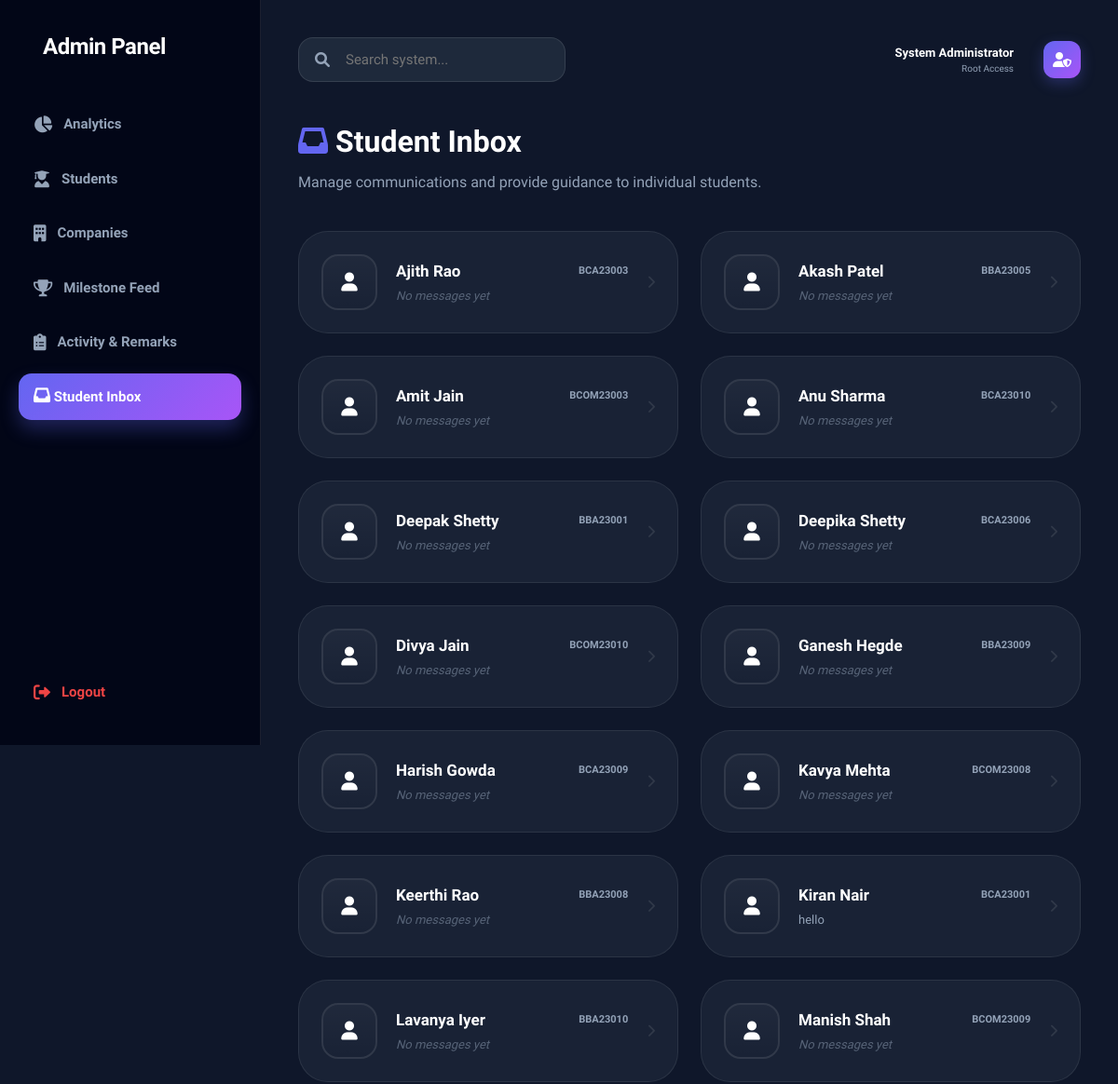
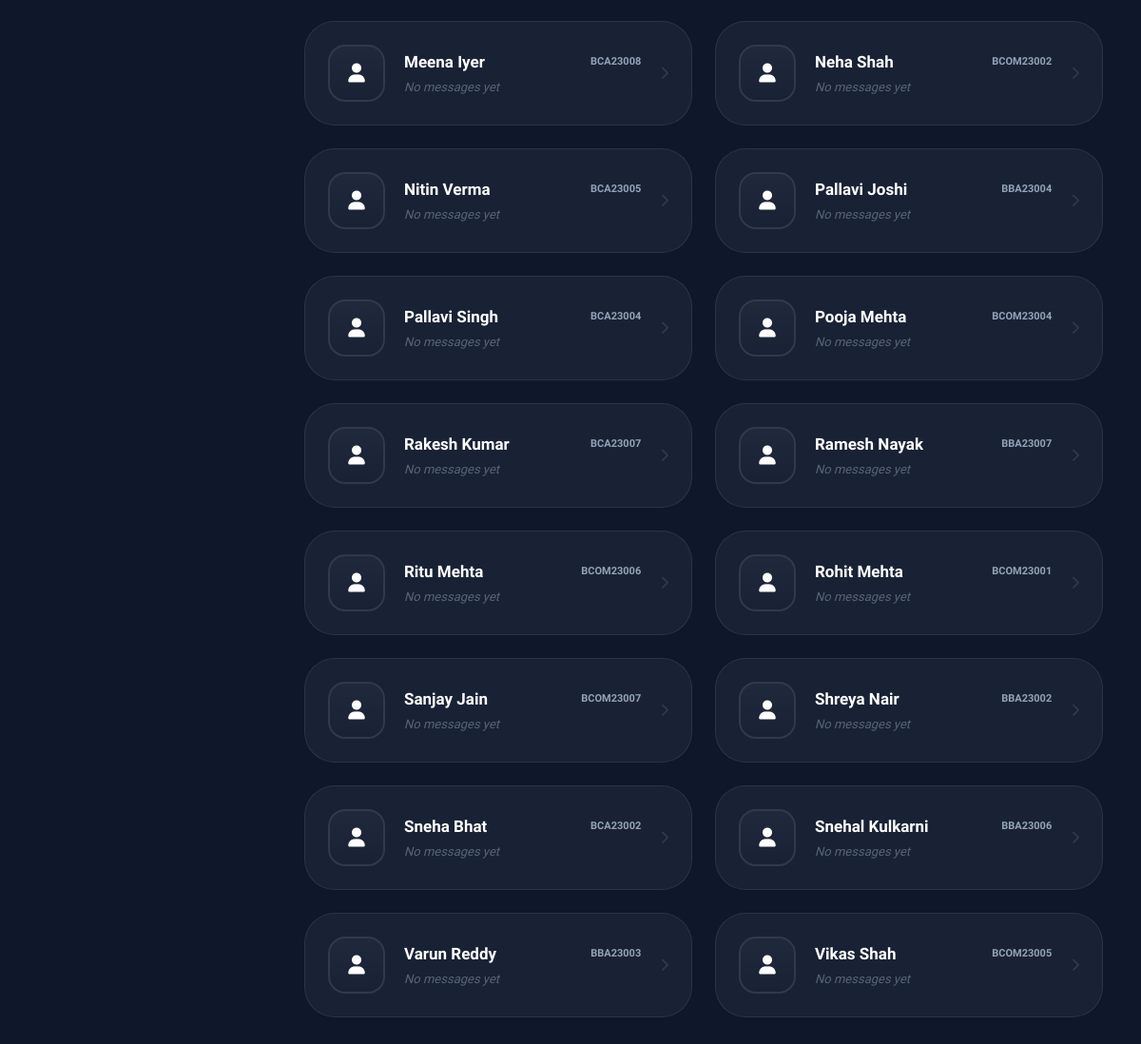
Screenshot of /admin_messages (signed in) with the database file from the repository (2 pictures, top to bottom).
### tables this page shows
CREATE TABLE students (
            id INTEGER PRIMARY KEY AUTOINCREMENT,
            name TEXT NOT NULL,
            roll_number TEXT UNIQUE NOT NULL,
            password TEXT NOT NULL,
            course TEXT NOT NULL,
            section TEXT NOT NULL
        , photo TEXT, phone TEXT, email TEXT, cgpa REAL, current_sem_percentage REAL, current_sem TEXT, sslc_percentage REAL, puc_percentage REAL);

### app.py (the view)
@app.route('/admin_messages')
def admin_messages():
    if 'admin' not in session:
        return redirect(url_for('login'))
    conn = get_db()
    cur = conn.cursor()
    cur.execute("""
        SELECT s.id, s.name, s.roll_number, s.photo,
        (SELECT COUNT(*) FROM messages WHERE student_id = s.id AND sender = 'student' AND is_read = 0) as unread_count,
        (SELECT content FROM messages WHERE student_id = s.id ORDER BY timestamp DESC LIMIT 1) as last_msg
        FROM students s
        ORDER BY unread_count DESC, s.name ASC
    """)
    students = cur.fetchall()
    conn.close()
    return render_template('admin_messages.html', students=students)

### app.py (called while the page is built)
@app.context_processor
def inject_unread_counts():
    counts = {'admin_unread': 0, 'student_unread': 0}
    try:
        conn = get_db()
        cur = conn.cursor()
        if 'admin' in session:
            cur.execute("SELECT COUNT(*) FROM messages WHERE sender = 'student' AND is_read = 0")
            counts['admin_unread'] = cur.fetchone()[0]
        if 'student_id' in session:
            student_id = session['student_id']
            cur.execute("SELECT COUNT(*) FROM messages WHERE student_id = ? AND sender = 'admin' AND is_read = 0", (student_id,))
            counts['student_unread'] = cur.fetchone()[0]
        conn.close()
    except Exception:
        pass
    return counts

def get_db():
    base_dir = os.path.dirname(os.path.abspath(__file__))
    db_path = os.path.join(base_dir, "database.db")
    conn = sqlite3.connect(db_path)
    conn.row_factory = sqlite3.Row
    return conn

### templates/admin_messages.html (shortened to what this page needs)
{% extends 'admin_layout.html' %}
{% set active_page = 'messages' %}
{% block content %}
<div class="admin-messages-section animate-up">
    <div style="display: flex; justify-content: space-between; align-items: flex-end; margin-bottom: 40px;">
        <div>
            <h1 style="font-size: 32px; font-weight: 800; color: white; margin-bottom: 8px;"><i class="fas fa-inbox" style="color: var(--primary-color);"></i> Student Inbox</h1>
            <p style="color: var(--text-muted); font-size: 16px;">Manage communications and provide guidance to individual students.</p>
        </div>
    </div>
    <div class="students-inbox-grid" style="display: grid; grid-template-columns: repeat(auto-fill, minmax(350px, 1fr)); gap: 24px;">
        {% for s in students %}
        <a href="/admin_chat/{{ s.id }}" class="glass-panel" style="display: flex; align-items: center; gap: 20px; padding: 24px; text-decoration: none; transition: 0.3s; position: relative;">
            <div class="avatar-box {% if s.unread_count > 0 %}unread-border{% endif %}" style="width: 60px; height: 60px; border-radius: 18px; overflow: hidden; flex-shrink: 0; border: 2px solid var(--border-color);">
                {% if s.photo %}
                <img src="{{ url_for('static', filename='uploads/' + s.photo) }}" alt="Student" style="width: 100%; height: 100%; object-fit: cover;">
                {% else %}
                <div class="avatar-placeholder" style="width: 100%; height: 100%; background: var(--surface-gradient); display: flex; align-items: center; justify-content: center; color: white; font-size: 20px;">
                    <i class="fas fa-user"></i>
                </div>
                {% endif %}
            </div>
            <div style="flex: 1; min-width: 0;">
                <div style="display: flex; justify-content: space-between; align-items: center; margin-bottom: 4px;">
                    <h3 style="font-size: 17px; font-weight: 800; color: white; white-space: nowrap; overflow: hidden; text-overflow: ellipsis; margin: 0;">{{ s.name }}</h3>
                    <span style="font-size: 11px; font-weight: 700; color: var(--text-muted);">{{ s.roll_number }}</span>
                </div>
                <p style="font-size: 13px; color: var(--text-muted); white-space: nowrap; overflow: hidden; text-overflow: ellipsis; margin: 0;">
                    {% if s.last_msg %}
                    {{ s.last_msg }}
                    {% else %}
                    <span style="font-style: italic; opacity: 0.5;">No messages yet</span>
                    {% endif %}
                </p>
            </div>
            <i class="fas fa-chevron-right" style="color: var(--border-color); font-size: 14px;"></i>
        </a>
        {% endfor %}
    </div>
</div>
{% endblock %}

### templates/admin_layout.html (shortened to what this page needs)
<!DOCTYPE html>
<html lang="en">
<head>
    <link rel="stylesheet" href="{{ url_for('static', filename='style.css') }}">
    <link href="https://cdnjs.cloudflare.com/ajax/libs/font-awesome/6.0.0/css/all.min.css" rel="stylesheet">
</head>
<body>
    <div class="dashboard-layout">
        <aside class="sidebar" id="sidebar">
            <div class="sidebar-logo">
                <span>Admin Panel</span>
            </div>
            <nav class="nav-links">
                <a href="/admin_dashboard" class="nav-item {% if active_page == 'analytics' %}active{% endif %}"><i class="fas fa-chart-pie"></i> Analytics</a>
                <a href="/admin_students" class="nav-item {% if active_page == 'students' %}active{% endif %}"><i class="fas fa-user-graduate"></i> Students</a>
                <a href="/admin_companies" class="nav-item {% if active_page == 'companies' %}active{% endif %}"><i class="fas fa-building"></i> Companies</a>
                <a href="/admin_achievements" class="nav-item {% if active_page == 'achievements' %}active{% endif %}"><i class="fas fa-trophy"></i> Milestone Feed</a>
                <a href="/admin_job_activity" class="nav-item {% if active_page == 'activity' %}active{% endif %}"><i class="fas fa-clipboard-list"></i> Activity & Remarks</a>
                <a href="/admin_messages" class="nav-item {% if active_page == 'messages' %}active{% endif %}" style="display: flex; justify-content: space-between;">
                    <div><i class="fas fa-inbox"></i> Student Inbox</div>
                </a>
            </nav>
            <div style="margin-top: auto;">
                <a href="/logout" class="nav-item" style="color: var(--danger-color);">
                    <i class="fas fa-sign-out-alt"></i> Logout
                </a>
            </div>
        </aside>
        <main class="main-content">
            <header class="top-nav">
                <div style="display: flex; align-items: center; gap: 15px;">
                    <div class="search-bar">
                        <i class="fas fa-search"></i>
                        <input type="text" placeholder="Search system...">
                    </div>
                </div>
                <div class="user-nav-info">
                    <div style="text-align: right; margin-right: 16px;">
                        <div style="font-size: 13px; font-weight: 700; color: white;">System Administrator</div>
                        <div style="font-size: 10px; color: var(--text-muted);">Root Access</div>
                    </div>
                    <div style="width: 40px; height: 40px; background: var(--accent-gradient); border-radius: 12px; display: flex; align-items: center; justify-content: center; color: white; box-shadow: 0 5px 15px rgba(99, 102, 241, 0.3);">
                        <i class="fas fa-user-shield"></i>
                    </div>
                </div>
            </header>
            {% block content %}{% endblock %}
        </main>
    </div>
</body>
</html>

### static/style.css (style rules this page uses)
:root { --bg-dark: #0f172a; --bg-card: #1e293b; --bg-sidebar: #020617; --primary-color: #6366f1; --primary-hover: #4f46e5; --accent-color: #a855f7; --success-color: #10b981; --danger-color: #ef4444; --warning-color: #f59e0b; --text-main: #f8fafc; --text-muted: #94a3b8; --border-color: rgba(255, 255, 255, 0.1); --glass-bg: rgba(30, 41, 59, 0.7); --glass-border: rgba(255, 255, 255, 0.08); --shadow-sm: 0 2px 4px rgba(0,0,0,0.1); --shadow-md: 0 4px 12px rgba(0,0,0,0.2); --shadow-lg: 0 20px 40px rgba(0,0,0,0.3); --accent-gradient: linear-gradient(135deg, #6366f1 0%, #a855f7 100%); --surface-gradient: linear-gradient(180deg, rgba(255,255,255,0.03) 0%, rgba(255,255,255,0) 100%); }
* { box-sizing: border-box; margin: 0; padding: 0; }
body { font-family: 'Plus Jakarta Sans', sans-serif; background: var(--bg-dark); color: var(--text-main); min-height: 100vh; overflow-x: hidden; line-height: 1.5; }
.dashboard-layout { display: flex; min-height: 100vh; }
.sidebar { width: 280px; background: var(--bg-sidebar); border-right: 1px solid var(--border-color); display: flex; flex-direction: column; padding: 32px 20px; position: fixed; height: 100vh; z-index: 1000; transition: transform 0.3s cubic-bezier(0.4, 0, 0.2, 1); }
.sidebar-logo { display: flex; align-items: center; gap: 14px; padding: 0 12px 40px; font-size: 24px; font-weight: 800; color: white; letter-spacing: -0.5px; }
.nav-links { display: flex; flex-direction: column; gap: 8px; }
.nav-item { display: flex; align-items: center; gap: 12px; padding: 14px 16px; color: var(--text-muted); text-decoration: none; border-radius: 14px; font-weight: 600; font-size: 15px; transition: all 0.3s; }
.nav-item i { font-size: 18px; transition: transform 0.3s; }
.nav-item.active { background: var(--accent-gradient); color: white; box-shadow: 0 10px 20px rgba(99, 102, 241, 0.3); }
.main-content { flex: 1; margin-left: 280px; padding: 40px; background: var(--bg-dark); max-width: 100%; }
.top-nav { display: flex; justify-content: space-between; align-items: center; margin-bottom: 40px; gap: 20px; }
.search-bar { position: relative; max-width: 480px; width: 100%; }
.search-bar i { position: absolute; left: 18px; top: 50%; transform: translateY(-50%); color: var(--text-muted); }
.search-bar input { width: 100%; background: var(--bg-card); border: 1px solid var(--border-color); color: white; padding: 14px 20px 14px 50px; border-radius: 16px; font-family: inherit; transition: all 0.3s; }
.user-nav-info { display: flex; align-items: center; gap: 16px; }
input, select, textarea { background: rgba(0, 0, 0, 0.2); border: 1px solid var(--border-color); color: white; padding: 14px 18px; border-radius: 14px; font-family: inherit; font-size: 15px; transition: all 0.3s; width: 100%; }
.animate-up { animation: fadeInUp 0.8s ease-out forwards; }
.glass-panel { background: var(--glass-bg); backdrop-filter: blur(20px); border: 1px solid var(--glass-border); border-radius: 32px; }

### rows the page displays
students: name "Ajith Rao", roll_number "BCA23003", shows "No messages yet"
students: name "Akash Patel", roll_number "BBA23005", shows "No messages yet"
students: name "Amit Jain", roll_number "BCOM23003", shows "No messages yet"
students: name "Anu Sharma", roll_number "BCA23010", shows "No messages yet"
students: name "Deepak Shetty", roll_number "BBA23001", shows "No messages yet"
students: name "Deepika Shetty", roll_number "BCA23006", shows "No messages yet"
students: name "Divya Jain", roll_number "BCOM23010", shows "No messages yet"
students: name "Ganesh Hegde", roll_number "BBA23009", shows "No messages yet"
students: name "Harish Gowda", roll_number "BCA23009", shows "No messages yet"
students: name "Kavya Mehta", roll_number "BCOM23008", shows "No messages yet"
students: name "Keerthi Rao", roll_number "BBA23008", shows "No messages yet"
students: name "Kiran Nair", roll_number "BCA23001", last_msg "hello"
students: name "Lavanya Iyer", roll_number "BBA23010", shows "No messages yet"
students: name "Manish Shah", roll_number "BCOM23009", shows "No messages yet"
students: name "Meena Iyer", roll_number "BCA23008", shows "No messages yet"
students: name "Neha Shah", roll_number "BCOM23002", shows "No messages yet"
students: name "Nitin Verma", roll_number "BCA23005", shows "No messages yet"
students: name "Pallavi Joshi", roll_number "BBA23004", shows "No messages yet"
students: name "Pallavi Singh", roll_number "BCA23004", shows "No messages yet"
students: name "Pooja Mehta", roll_number "BCOM23004", shows "No messages yet"
students: name "Rakesh Kumar", roll_number "BCA23007", shows "No messages yet"
students: name "Ramesh Nayak", roll_number "BBA23007", shows "No messages yet"
students: name "Ritu Mehta", roll_number "BCOM23006", shows "No messages yet"
students: name "Rohit Mehta", roll_number "BCOM23001", shows "No messages yet"
students: name "Sanjay Jain", roll_number "BCOM23007", shows "No messages yet"
students: name "Shreya Nair", roll_number "BBA23002", shows "No messages yet"
students: name "Sneha Bhat", roll_number "BCA23002", shows "No messages yet"
students: name "Snehal Kulkarni", roll_number "BBA23006", shows "No messages yet"
students: name "Varun Reddy", roll_number "BBA23003", shows "No messages yet"
students: name "Vikas Shah", roll_number "BCOM23005", shows "No messages yet"
